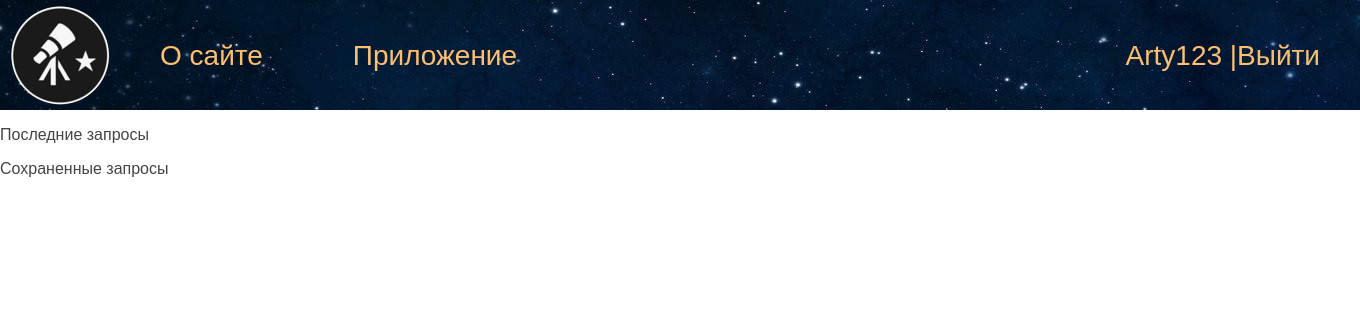
Page /user/ (signed in) on the earlier database version.
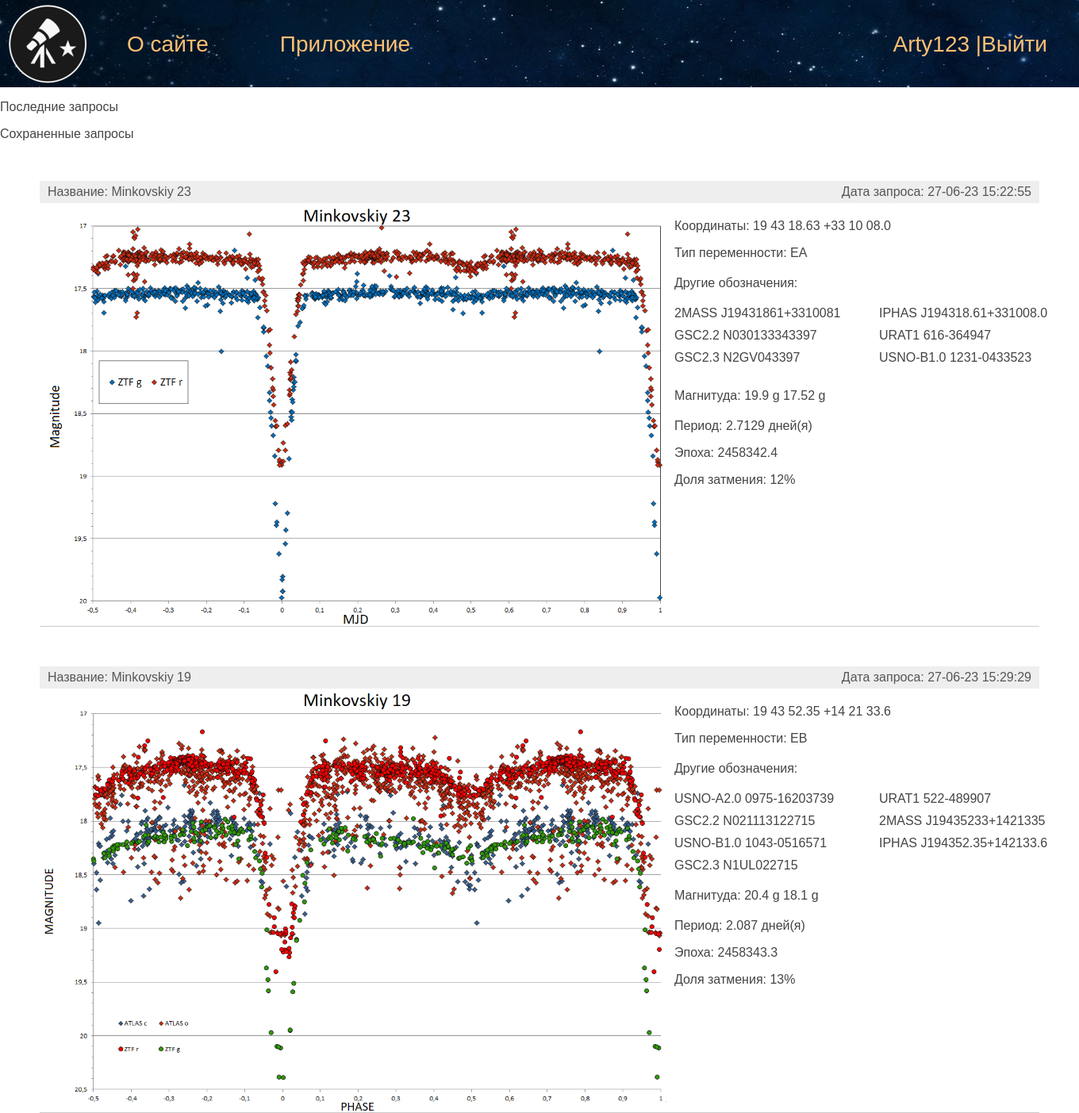
Same page on the later database version.
### WEBAstro/models.py (models this page shows, shortened)
class Star(models.Model):
    star_name = models.CharField(max_length=255)
    coordinates = models.CharField(max_length=50)
    star_type = models.CharField(max_length=10)
    other_names = models.CharField(max_length=500)
    magnitude = models.CharField(max_length=30)
    eclipse = models.CharField(max_length=30)
    period = models.CharField(max_length=30)
    epoch = models.CharField(max_length=30)
    light_curve = models.ImageField(upload_to="curve/%Y/%m/%d/")
    time_create = models.DateTimeField(auto_now=True)
    user_id = models.CharField(max_length=15)
    def get_names(self):
        return self.other_names.split(";")

### WEBAstro/views.py (the view)
# urls.py: path("user/", User, name = "user_page"),
def User(request):
    stars = Star.objects.filter(user_id = request.user.id)
    return render(request, "WEBAstro/user.html", {"menu": menu, "title":"Пользователь", "stars":stars})

### WEBAstro/templates/WEBAstro/user.html
{% extends "WEBAstro/main_page.html"%}
{% block content %}
<div >
    <p>Последние запросы</p>
</div>
<div class="save_star">
    <p>Сохраненные запросы</p>
    <ul class="list-articles">
        {% for s in stars %}
            <li>
                <div class="article-panel">
                    <p class="first">Название: {{s.star_name}}</p>
                    <p class="last">Дата запроса: {{s.time_create|date:"d-m-y H:i:s"}}</p>
                </div>
                <div class="star">
                    <img class="curve" src="{{ s.light_curve.url }}">
                    <div class="star_info">
                        <div class="main_info">
                            <p>Координаты: {{ s.coordinates }}</p>
                            <p>Тип переменности: {{ s.star_type }}</p>
                        </div>
                        <div class="other_name">
                            <p>Другие обозначения:</p>
                            <div class="names">
                                {% for n in s.get_names %}
                                <p>{{n}}</p>
                                {% endfor %}
                            </div>
                        </div>
                        <div class="magn">
                            <p>Магнитуда: {{s.magnitude}}</p>
                        </div>
                        {% if s.period %}
                        <div class="per">
                            <p>Период: {{s.period}} дней(я)</p>
                            <p>Эпоха: {{s.epoch}}</p>
                            {% if s.eclipse %}
                            <p>Доля затмения: {{ s.eclipse }}</p>
                            {% endif %}
                        </div>
                        {% endif %}
                        </div>
                    </div>
            </li>
        {% endfor %}
    </ul>
</div>
{% endblock %}

### WEBAstro/templates/WEBAstro/main_page.html (shortened to what this page needs)
{% load static %}
<!DOCTYPE html>
<html lang="en">
<head>
    <link type = "text/css" href="{% static 'WEBAstro/css/styles.css' %}" rel = "stylesheet" />
</head>
<body>
{% block mainmenu %}
    <div class="header">
        <ul id = "mainmenu" class="mainmenu">
        <li class="logo"> <a href="{% url 'home' %}"><div class = "logo"></div></a> </li>
            {% for i in menu %}
                <li><a href="{% url i.url %}"> {{i.title}}</a></li>
            {% endfor %}
            {% if request.user.is_authenticated %}
                <li class="last"><a href="{% url 'user_page' %}"> {{ user.username }}</a> |<a href="{% url 'logout' %}">Выйти</a></li>
            {% else %}
                <li class="last"><a href="{% url 'login_page' %}"> Войти</a> |<a href="{% url 'register' %}"> Регистрация</a></li>
            {% endif %}
        </ul>
    </div>
{% endblock mainmenu %}
{% block content %}{% endblock content %}
</body>
</html>

### WEBAstro/static/WEBAstro/css/styles.css (style rules this page uses)
html, body { font-family: 'Arial'; margin: 0; padding: 0; height: 100%; width: 100%; color: #444; }
a { color: #0059b2; text-decoration: none; }
img { max-width: 800px; height: auto; }
div.article-panel { background: #eee; padding: 5px 10px 5px 10px; box-sizing border-box; overflow: hidden; color: #555; }
div.article-panel p.first { margin: 0; float: left; }
div.article-panel p.last { margin: 0; float: right; }
ul.list-articles { list-style: none; margin: 0; padding: 0; }
ul.list-articles li { margin: 50px 50px; border-bottom: 1px solid #ccc; }
div.star { display: flex; height: 100% }
img.curve { float: left; width: 100%; }
div.star_info div { margin: 20px 0; }
div.names { width: 500px; columns: 2; }
div.names p { margin: 0 0 10px; }
.header { background: url('../images/space.png'); height: 110px; }
.logo { background: url('../images/logo.png') no-repeat 10px 5px; width: 110px; height: 110px; }
ul.mainmenu { list-style: none; margin: 0; padding: 0; height: 110px; color: #fdc073; font-size: 28px; overflow: hidden; }
ul.mainmenu li { float: left; margin: 40px 40px 0 50px; }
ul.mainmenu li.logo { margin: 0; }
ul.mainmenu li.last { float: right; }
ul.mainmenu li a { color: #fdc073; text-decoration: none; }

Differences in the rows shown:
now on this page (row edited): Star: star_name "Minkovskiy 23", time_create "27-06-23 15:22:55", light_curve (picture), coordinates "19 43 18.63 +33 10 08.0", star_type "EA", get_names "2MASS J19431861+3310081" "GSC2.2 N030133343397" "GSC2.3 N2GV043397" "IPHAS J194318.61+331008.0" "URAT1 616-364947" "USNO-B1.0 1231-0433523", magnitude "19.9 g 17.52 g", period "2.7129", epoch "2458342.4", eclipse "12%"
now on this page (row edited): Star: star_name "Minkovskiy 19", time_create "27-06-23 15:29:29", light_curve (picture), coordinates "19 43 52.35 +14 21 33.6", star_type "EB", get_names "USNO-A2.0 0975-16203739" "GSC2.2 N021113122715" "USNO-B1.0 1043-0516571" "GSC2.3 N1UL022715" "URAT1 522-489907" "2MASS J19435233+1421335" "IPHAS J194352.35+142133.6", magnitude "20.4 g 18.1 g", period "2.087", epoch "2458343.3", eclipse "13%"
